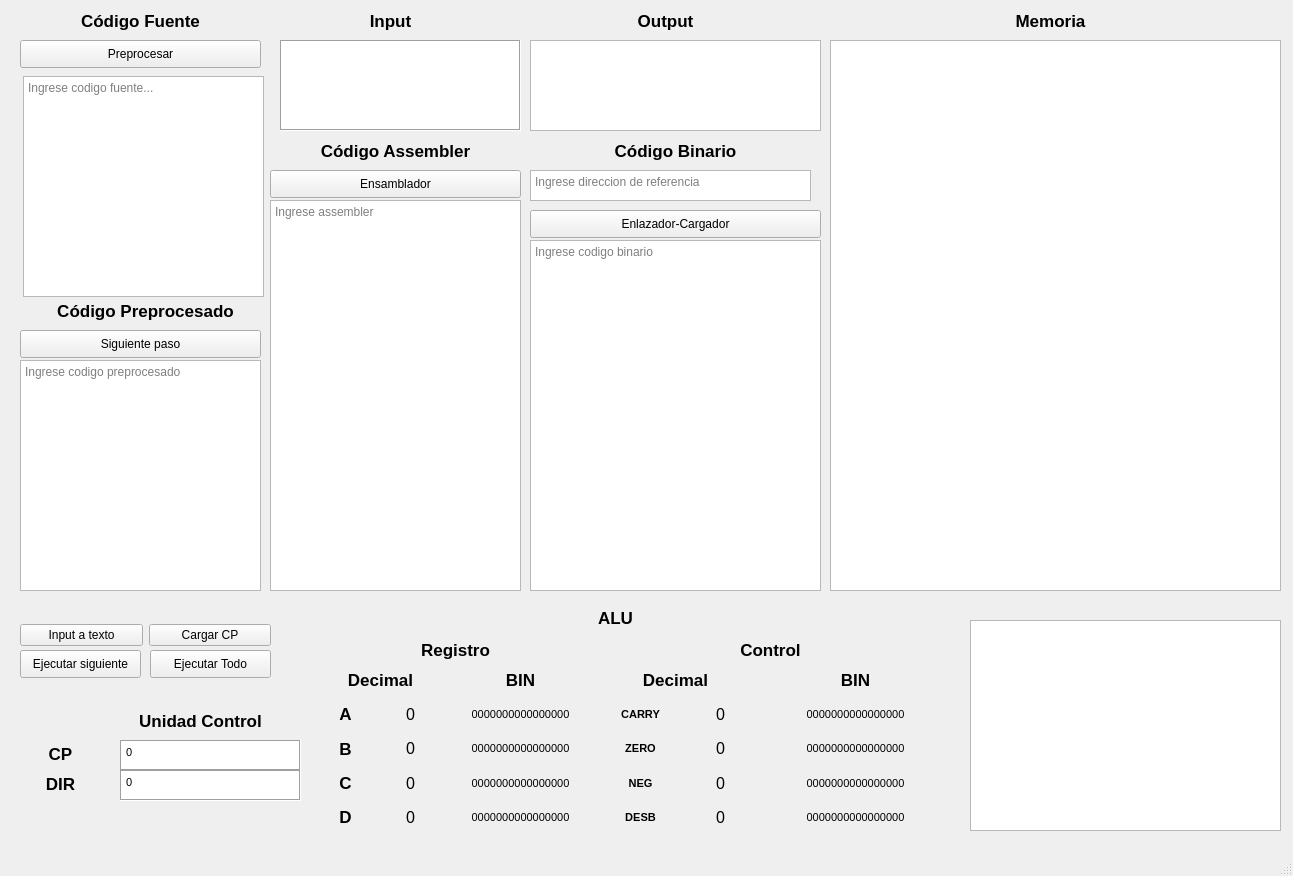
<?xml version="1.0" encoding="UTF-8"?>
<ui version="4.0">
 <class>MainWindow</class>
 <widget class="QMainWindow" name="MainWindow">
  <property name="geometry">
   <rect>
    <x>0</x>
    <y>0</y>
    <width>1293</width>
    <height>876</height>
   </rect>
  </property>
  <property name="windowTitle">
   <string>Taller 1</string>
  </property>
  <property name="windowIcon">
   <iconset>
    <normaloff>../../Downloads/6950499_preview.png</normaloff>../../Downloads/6950499_preview.png</iconset>
  </property>
  <widget class="QWidget" name="centralwidget">
   <widget class="QTextEdit" name="Input">
    <property name="geometry">
     <rect>
      <x>280</x>
      <y>40</y>
      <width>241</width>
      <height>91</height>
     </rect>
    </property>
    <property name="frameShape">
     <enum>QFrame::Box</enum>
    </property>
    <property name="html">
     <string>&lt;!DOCTYPE HTML PUBLIC &quot;-//W3C//DTD HTML 4.0//EN&quot; &quot;http://www.w3.org/TR/REC-html40/strict.dtd&quot;&gt;
&lt;html&gt;&lt;head&gt;&lt;meta name=&quot;qrichtext&quot; content=&quot;1&quot; /&gt;&lt;style type=&quot;text/css&quot;&gt;
p, li { white-space: pre-wrap; }
&lt;/style&gt;&lt;/head&gt;&lt;body style=&quot; font-family:'MS Shell Dlg 2'; font-size:7.8pt; font-weight:400; font-style:normal;&quot;&gt;
&lt;p style=&quot;-qt-paragraph-type:empty; margin-top:0px; margin-bottom:0px; margin-left:0px; margin-right:0px; -qt-block-indent:0; text-indent:0px; font-size:8.25pt;&quot;&gt;&lt;br /&gt;&lt;/p&gt;&lt;/body&gt;&lt;/html&gt;</string>
    </property>
   </widget>
   <widget class="QLabel" name="label">
    <property name="geometry">
     <rect>
      <x>350</x>
      <y>10</y>
      <width>81</width>
      <height>21</height>
     </rect>
    </property>
    <property name="font">
     <font>
      <pointsize>13</pointsize>
      <weight>75</weight>
      <bold>true</bold>
     </font>
    </property>
    <property name="text">
     <string>Input</string>
    </property>
    <property name="alignment">
     <set>Qt::AlignCenter</set>
    </property>
   </widget>
   <widget class="QLabel" name="label_2">
    <property name="geometry">
     <rect>
      <x>610</x>
      <y>10</y>
      <width>111</width>
      <height>21</height>
     </rect>
    </property>
    <property name="font">
     <font>
      <pointsize>13</pointsize>
      <weight>75</weight>
      <bold>true</bold>
     </font>
    </property>
    <property name="text">
     <string>Output</string>
    </property>
    <property name="alignment">
     <set>Qt::AlignCenter</set>
    </property>
   </widget>
   <widget class="QLabel" name="label_3">
    <property name="geometry">
     <rect>
      <x>410</x>
      <y>610</y>
      <width>411</width>
      <height>16</height>
     </rect>
    </property>
    <property name="font">
     <font>
      <pointsize>13</pointsize>
      <weight>75</weight>
      <bold>true</bold>
     </font>
    </property>
    <property name="text">
     <string>ALU</string>
    </property>
    <property name="alignment">
     <set>Qt::AlignCenter</set>
    </property>
   </widget>
   <widget class="QLabel" name="label_4">
    <property name="geometry">
     <rect>
      <x>320</x>
      <y>640</y>
      <width>271</width>
      <height>20</height>
     </rect>
    </property>
    <property name="font">
     <font>
      <pointsize>13</pointsize>
      <weight>75</weight>
      <bold>true</bold>
     </font>
    </property>
    <property name="text">
     <string>Registro</string>
    </property>
    <property name="alignment">
     <set>Qt::AlignCenter</set>
    </property>
   </widget>
   <widget class="QLabel" name="label_5">
    <property name="geometry">
     <rect>
      <x>600</x>
      <y>640</y>
      <width>341</width>
      <height>20</height>
     </rect>
    </property>
    <property name="font">
     <font>
      <pointsize>13</pointsize>
      <weight>75</weight>
      <bold>true</bold>
     </font>
    </property>
    <property name="text">
     <string>Control</string>
    </property>
    <property name="alignment">
     <set>Qt::AlignCenter</set>
    </property>
   </widget>
   <widget class="QWidget" name="verticalLayoutWidget">
    <property name="geometry">
     <rect>
      <x>320</x>
      <y>700</y>
      <width>51</width>
      <height>131</height>
     </rect>
    </property>
    <layout class="QVBoxLayout" name="verticalLayout_2">
     <item>
      <widget class="QLabel" name="label_8">
       <property name="font">
        <font>
         <pointsize>13</pointsize>
         <weight>75</weight>
         <bold>true</bold>
        </font>
       </property>
       <property name="text">
        <string>A</string>
       </property>
       <property name="alignment">
        <set>Qt::AlignCenter</set>
       </property>
      </widget>
     </item>
     <item>
      <widget class="QLabel" name="label_7">
       <property name="font">
        <font>
         <pointsize>13</pointsize>
         <weight>75</weight>
         <bold>true</bold>
        </font>
       </property>
       <property name="text">
        <string>B</string>
       </property>
       <property name="alignment">
        <set>Qt::AlignCenter</set>
       </property>
      </widget>
     </item>
     <item>
      <widget class="QLabel" name="label_6">
       <property name="font">
        <font>
         <pointsize>13</pointsize>
         <weight>75</weight>
         <bold>true</bold>
        </font>
       </property>
       <property name="text">
        <string>C</string>
       </property>
       <property name="alignment">
        <set>Qt::AlignCenter</set>
       </property>
      </widget>
     </item>
     <item>
      <widget class="QLabel" name="label_9">
       <property name="font">
        <font>
         <pointsize>13</pointsize>
         <weight>75</weight>
         <bold>true</bold>
        </font>
       </property>
       <property name="text">
        <string>D</string>
       </property>
       <property name="alignment">
        <set>Qt::AlignCenter</set>
       </property>
      </widget>
     </item>
    </layout>
   </widget>
   <widget class="QLabel" name="label_10">
    <property name="geometry">
     <rect>
      <x>320</x>
      <y>670</y>
      <width>121</width>
      <height>20</height>
     </rect>
    </property>
    <property name="font">
     <font>
      <pointsize>13</pointsize>
      <weight>75</weight>
      <bold>true</bold>
     </font>
    </property>
    <property name="text">
     <string>Decimal</string>
    </property>
    <property name="alignment">
     <set>Qt::AlignCenter</set>
    </property>
   </widget>
   <widget class="QWidget" name="verticalLayoutWidget_2">
    <property name="geometry">
     <rect>
      <x>380</x>
      <y>700</y>
      <width>61</width>
      <height>131</height>
     </rect>
    </property>
    <layout class="QVBoxLayout" name="verticalLayout_3">
     <item>
      <widget class="QLabel" name="REG_A">
       <property name="font">
        <font>
         <pointsize>12</pointsize>
         <weight>50</weight>
         <bold>false</bold>
        </font>
       </property>
       <property name="text">
        <string>0</string>
       </property>
       <property name="alignment">
        <set>Qt::AlignCenter</set>
       </property>
      </widget>
     </item>
     <item>
      <widget class="QLabel" name="REG_B">
       <property name="font">
        <font>
         <pointsize>12</pointsize>
         <weight>50</weight>
         <bold>false</bold>
        </font>
       </property>
       <property name="text">
        <string>0</string>
       </property>
       <property name="alignment">
        <set>Qt::AlignCenter</set>
       </property>
      </widget>
     </item>
     <item>
      <widget class="QLabel" name="REG_C">
       <property name="font">
        <font>
         <pointsize>12</pointsize>
         <weight>50</weight>
         <bold>false</bold>
        </font>
       </property>
       <property name="text">
        <string>0</string>
       </property>
       <property name="alignment">
        <set>Qt::AlignCenter</set>
       </property>
      </widget>
     </item>
     <item>
      <widget class="QLabel" name="REG_D">
       <property name="font">
        <font>
         <pointsize>12</pointsize>
         <weight>50</weight>
         <bold>false</bold>
        </font>
       </property>
       <property name="text">
        <string>0</string>
       </property>
       <property name="alignment">
        <set>Qt::AlignCenter</set>
       </property>
      </widget>
     </item>
    </layout>
   </widget>
   <widget class="QWidget" name="verticalLayoutWidget_3">
    <property name="geometry">
     <rect>
      <x>450</x>
      <y>700</y>
      <width>141</width>
      <height>131</height>
     </rect>
    </property>
    <layout class="QVBoxLayout" name="verticalLayout_4">
     <item>
      <widget class="QLabel" name="BIN_A">
       <property name="font">
        <font>
         <pointsize>8</pointsize>
         <weight>50</weight>
         <bold>false</bold>
        </font>
       </property>
       <property name="text">
        <string>0000000000000000</string>
       </property>
       <property name="alignment">
        <set>Qt::AlignCenter</set>
       </property>
      </widget>
     </item>
     <item>
      <widget class="QLabel" name="BIN_B">
       <property name="font">
        <font>
         <pointsize>8</pointsize>
         <weight>50</weight>
         <bold>false</bold>
        </font>
       </property>
       <property name="text">
        <string>0000000000000000</string>
       </property>
       <property name="alignment">
        <set>Qt::AlignCenter</set>
       </property>
      </widget>
     </item>
     <item>
      <widget class="QLabel" name="BIN_C">
       <property name="font">
        <font>
         <pointsize>8</pointsize>
         <weight>50</weight>
         <bold>false</bold>
        </font>
       </property>
       <property name="text">
        <string>0000000000000000</string>
       </property>
       <property name="alignment">
        <set>Qt::AlignCenter</set>
       </property>
      </widget>
     </item>
     <item>
      <widget class="QLabel" name="BIN_D">
       <property name="font">
        <font>
         <pointsize>8</pointsize>
         <weight>50</weight>
         <bold>false</bold>
        </font>
       </property>
       <property name="text">
        <string>0000000000000000</string>
       </property>
       <property name="alignment">
        <set>Qt::AlignCenter</set>
       </property>
      </widget>
     </item>
    </layout>
   </widget>
   <widget class="QLabel" name="label_11">
    <property name="geometry">
     <rect>
      <x>450</x>
      <y>670</y>
      <width>141</width>
      <height>20</height>
     </rect>
    </property>
    <property name="font">
     <font>
      <pointsize>13</pointsize>
      <weight>75</weight>
      <bold>true</bold>
     </font>
    </property>
    <property name="text">
     <string>BIN</string>
    </property>
    <property name="alignment">
     <set>Qt::AlignCenter</set>
    </property>
   </widget>
   <widget class="QWidget" name="verticalLayoutWidget_4">
    <property name="geometry">
     <rect>
      <x>600</x>
      <y>700</y>
      <width>81</width>
      <height>131</height>
     </rect>
    </property>
    <layout class="QVBoxLayout" name="verticalLayout_5">
     <item>
      <widget class="QLabel" name="label_12">
       <property name="font">
        <font>
         <pointsize>8</pointsize>
         <weight>75</weight>
         <bold>true</bold>
        </font>
       </property>
       <property name="text">
        <string>CARRY</string>
       </property>
       <property name="alignment">
        <set>Qt::AlignCenter</set>
       </property>
      </widget>
     </item>
     <item>
      <widget class="QLabel" name="label_13">
       <property name="font">
        <font>
         <pointsize>8</pointsize>
         <weight>75</weight>
         <bold>true</bold>
        </font>
       </property>
       <property name="text">
        <string>ZERO</string>
       </property>
       <property name="alignment">
        <set>Qt::AlignCenter</set>
       </property>
      </widget>
     </item>
     <item>
      <widget class="QLabel" name="label_14">
       <property name="font">
        <font>
         <pointsize>8</pointsize>
         <weight>75</weight>
         <bold>true</bold>
        </font>
       </property>
       <property name="text">
        <string>NEG</string>
       </property>
       <property name="alignment">
        <set>Qt::AlignCenter</set>
       </property>
      </widget>
     </item>
     <item>
      <widget class="QLabel" name="label_15">
       <property name="font">
        <font>
         <pointsize>8</pointsize>
         <weight>75</weight>
         <bold>true</bold>
        </font>
       </property>
       <property name="text">
        <string>DESB</string>
       </property>
       <property name="alignment">
        <set>Qt::AlignCenter</set>
       </property>
      </widget>
     </item>
    </layout>
   </widget>
   <widget class="QLabel" name="label_16">
    <property name="geometry">
     <rect>
      <x>600</x>
      <y>670</y>
      <width>151</width>
      <height>20</height>
     </rect>
    </property>
    <property name="font">
     <font>
      <pointsize>13</pointsize>
      <weight>75</weight>
      <bold>true</bold>
     </font>
    </property>
    <property name="text">
     <string>Decimal</string>
    </property>
    <property name="alignment">
     <set>Qt::AlignCenter</set>
    </property>
   </widget>
   <widget class="QLabel" name="label_17">
    <property name="geometry">
     <rect>
      <x>760</x>
      <y>670</y>
      <width>191</width>
      <height>20</height>
     </rect>
    </property>
    <property name="font">
     <font>
      <pointsize>13</pointsize>
      <weight>75</weight>
      <bold>true</bold>
     </font>
    </property>
    <property name="text">
     <string>BIN</string>
    </property>
    <property name="alignment">
     <set>Qt::AlignCenter</set>
    </property>
   </widget>
   <widget class="QWidget" name="verticalLayoutWidget_5">
    <property name="geometry">
     <rect>
      <x>690</x>
      <y>700</y>
      <width>61</width>
      <height>131</height>
     </rect>
    </property>
    <layout class="QVBoxLayout" name="verticalLayout_6">
     <item>
      <widget class="QLabel" name="REG_Carry">
       <property name="font">
        <font>
         <pointsize>12</pointsize>
         <weight>50</weight>
         <bold>false</bold>
        </font>
       </property>
       <property name="text">
        <string>0</string>
       </property>
       <property name="alignment">
        <set>Qt::AlignCenter</set>
       </property>
      </widget>
     </item>
     <item>
      <widget class="QLabel" name="REG_Zero">
       <property name="font">
        <font>
         <pointsize>12</pointsize>
         <weight>50</weight>
         <bold>false</bold>
        </font>
       </property>
       <property name="text">
        <string>0</string>
       </property>
       <property name="alignment">
        <set>Qt::AlignCenter</set>
       </property>
      </widget>
     </item>
     <item>
      <widget class="QLabel" name="REG_Neg">
       <property name="font">
        <font>
         <pointsize>12</pointsize>
         <weight>50</weight>
         <bold>false</bold>
        </font>
       </property>
       <property name="text">
        <string>0</string>
       </property>
       <property name="alignment">
        <set>Qt::AlignCenter</set>
       </property>
      </widget>
     </item>
     <item>
      <widget class="QLabel" name="REG_Desb">
       <property name="font">
        <font>
         <pointsize>12</pointsize>
         <weight>50</weight>
         <bold>false</bold>
        </font>
       </property>
       <property name="text">
        <string>0</string>
       </property>
       <property name="alignment">
        <set>Qt::AlignCenter</set>
       </property>
      </widget>
     </item>
    </layout>
   </widget>
   <widget class="QWidget" name="verticalLayoutWidget_6">
    <property name="geometry">
     <rect>
      <x>760</x>
      <y>700</y>
      <width>191</width>
      <height>131</height>
     </rect>
    </property>
    <layout class="QVBoxLayout" name="verticalLayout_7">
     <item>
      <widget class="QLabel" name="BIN_Neg">
       <property name="font">
        <font>
         <pointsize>8</pointsize>
         <weight>50</weight>
         <bold>false</bold>
        </font>
       </property>
       <property name="text">
        <string>0000000000000000</string>
       </property>
       <property name="alignment">
        <set>Qt::AlignCenter</set>
       </property>
      </widget>
     </item>
     <item>
      <widget class="QLabel" name="BIN_Zero">
       <property name="font">
        <font>
         <pointsize>8</pointsize>
         <weight>50</weight>
         <bold>false</bold>
        </font>
       </property>
       <property name="text">
        <string>0000000000000000</string>
       </property>
       <property name="alignment">
        <set>Qt::AlignCenter</set>
       </property>
      </widget>
     </item>
     <item>
      <widget class="QLabel" name="BIN_Carry">
       <property name="font">
        <font>
         <pointsize>8</pointsize>
         <weight>50</weight>
         <bold>false</bold>
        </font>
       </property>
       <property name="text">
        <string>0000000000000000</string>
       </property>
       <property name="alignment">
        <set>Qt::AlignCenter</set>
       </property>
      </widget>
     </item>
     <item>
      <widget class="QLabel" name="BIN_Desb">
       <property name="font">
        <font>
         <pointsize>8</pointsize>
         <weight>50</weight>
         <bold>false</bold>
        </font>
       </property>
       <property name="text">
        <string>0000000000000000</string>
       </property>
       <property name="alignment">
        <set>Qt::AlignCenter</set>
       </property>
      </widget>
     </item>
    </layout>
   </widget>
   <widget class="QLabel" name="label_18">
    <property name="geometry">
     <rect>
      <x>20</x>
      <y>710</y>
      <width>361</width>
      <height>21</height>
     </rect>
    </property>
    <property name="font">
     <font>
      <pointsize>13</pointsize>
      <weight>75</weight>
      <bold>true</bold>
     </font>
    </property>
    <property name="text">
     <string>Unidad Control</string>
    </property>
    <property name="alignment">
     <set>Qt::AlignCenter</set>
    </property>
   </widget>
   <widget class="QWidget" name="horizontalLayoutWidget">
    <property name="geometry">
     <rect>
      <x>20</x>
      <y>620</y>
      <width>251</width>
      <height>30</height>
     </rect>
    </property>
    <layout class="QHBoxLayout" name="horizontalLayout_3">
     <item>
      <widget class="QPushButton" name="input_button">
       <property name="text">
        <string>Input a texto</string>
       </property>
      </widget>
     </item>
     <item>
      <widget class="QPushButton" name="Charge_cp">
       <property name="text">
        <string>Cargar CP</string>
       </property>
      </widget>
     </item>
    </layout>
   </widget>
   <widget class="QLabel" name="label_21">
    <property name="geometry">
     <rect>
      <x>960</x>
      <y>10</y>
      <width>181</width>
      <height>21</height>
     </rect>
    </property>
    <property name="font">
     <font>
      <pointsize>13</pointsize>
      <weight>75</weight>
      <bold>true</bold>
     </font>
    </property>
    <property name="text">
     <string>Memoria</string>
    </property>
    <property name="alignment">
     <set>Qt::AlignCenter</set>
    </property>
   </widget>
   <widget class="QTextEdit" name="CP_Set">
    <property name="geometry">
     <rect>
      <x>120</x>
      <y>740</y>
      <width>181</width>
      <height>31</height>
     </rect>
    </property>
    <property name="frameShape">
     <enum>QFrame::Box</enum>
    </property>
    <property name="html">
     <string>&lt;!DOCTYPE HTML PUBLIC &quot;-//W3C//DTD HTML 4.0//EN&quot; &quot;http://www.w3.org/TR/REC-html40/strict.dtd&quot;&gt;
&lt;html&gt;&lt;head&gt;&lt;meta name=&quot;qrichtext&quot; content=&quot;1&quot; /&gt;&lt;style type=&quot;text/css&quot;&gt;
p, li { white-space: pre-wrap; }
&lt;/style&gt;&lt;/head&gt;&lt;body style=&quot; font-family:'MS Shell Dlg 2'; font-size:7.8pt; font-weight:400; font-style:normal;&quot;&gt;
&lt;p style=&quot; margin-top:0px; margin-bottom:0px; margin-left:0px; margin-right:0px; -qt-block-indent:0; text-indent:0px;&quot;&gt;&lt;span style=&quot; font-size:8.25pt;&quot;&gt;0&lt;/span&gt;&lt;/p&gt;&lt;/body&gt;&lt;/html&gt;</string>
    </property>
   </widget>
   <widget class="QTextEdit" name="DIR">
    <property name="geometry">
     <rect>
      <x>120</x>
      <y>770</y>
      <width>181</width>
      <height>31</height>
     </rect>
    </property>
    <property name="frameShape">
     <enum>QFrame::Box</enum>
    </property>
    <property name="html">
     <string>&lt;!DOCTYPE HTML PUBLIC &quot;-//W3C//DTD HTML 4.0//EN&quot; &quot;http://www.w3.org/TR/REC-html40/strict.dtd&quot;&gt;
&lt;html&gt;&lt;head&gt;&lt;meta name=&quot;qrichtext&quot; content=&quot;1&quot; /&gt;&lt;style type=&quot;text/css&quot;&gt;
p, li { white-space: pre-wrap; }
&lt;/style&gt;&lt;/head&gt;&lt;body style=&quot; font-family:'MS Shell Dlg 2'; font-size:7.8pt; font-weight:400; font-style:normal;&quot;&gt;
&lt;p style=&quot; margin-top:0px; margin-bottom:0px; margin-left:0px; margin-right:0px; -qt-block-indent:0; text-indent:0px;&quot;&gt;&lt;span style=&quot; font-size:8.25pt;&quot;&gt;0&lt;/span&gt;&lt;/p&gt;&lt;/body&gt;&lt;/html&gt;</string>
    </property>
   </widget>
   <widget class="QLabel" name="label_22">
    <property name="geometry">
     <rect>
      <x>10</x>
      <y>740</y>
      <width>101</width>
      <height>28</height>
     </rect>
    </property>
    <property name="font">
     <font>
      <pointsize>13</pointsize>
      <weight>75</weight>
      <bold>true</bold>
     </font>
    </property>
    <property name="text">
     <string>CP</string>
    </property>
    <property name="alignment">
     <set>Qt::AlignCenter</set>
    </property>
   </widget>
   <widget class="QLabel" name="label_23">
    <property name="geometry">
     <rect>
      <x>10</x>
      <y>770</y>
      <width>101</width>
      <height>28</height>
     </rect>
    </property>
    <property name="font">
     <font>
      <pointsize>13</pointsize>
      <weight>75</weight>
      <bold>true</bold>
     </font>
    </property>
    <property name="text">
     <string>DIR</string>
    </property>
    <property name="alignment">
     <set>Qt::AlignCenter</set>
    </property>
   </widget>
   <widget class="QLabel" name="label_24">
    <property name="geometry">
     <rect>
      <x>20</x>
      <y>10</y>
      <width>241</width>
      <height>21</height>
     </rect>
    </property>
    <property name="font">
     <font>
      <pointsize>13</pointsize>
      <weight>75</weight>
      <bold>true</bold>
     </font>
    </property>
    <property name="text">
     <string>Código Fuente</string>
    </property>
    <property name="alignment">
     <set>Qt::AlignCenter</set>
    </property>
   </widget>
   <widget class="QPushButton" name="preprocesar_button">
    <property name="geometry">
     <rect>
      <x>20</x>
      <y>40</y>
      <width>241</width>
      <height>28</height>
     </rect>
    </property>
    <property name="text">
     <string>Preprocesar</string>
    </property>
   </widget>
   <widget class="QLabel" name="label_25">
    <property name="geometry">
     <rect>
      <x>20</x>
      <y>300</y>
      <width>251</width>
      <height>21</height>
     </rect>
    </property>
    <property name="font">
     <font>
      <pointsize>13</pointsize>
      <weight>75</weight>
      <bold>true</bold>
     </font>
    </property>
    <property name="text">
     <string>Código Preprocesado</string>
    </property>
    <property name="alignment">
     <set>Qt::AlignCenter</set>
    </property>
   </widget>
   <widget class="QPushButton" name="Compilar_button">
    <property name="geometry">
     <rect>
      <x>20</x>
      <y>330</y>
      <width>241</width>
      <height>28</height>
     </rect>
    </property>
    <property name="text">
     <string>Siguiente paso</string>
    </property>
   </widget>
   <widget class="QPushButton" name="ensamblador_button">
    <property name="geometry">
     <rect>
      <x>270</x>
      <y>170</y>
      <width>251</width>
      <height>28</height>
     </rect>
    </property>
    <property name="text">
     <string>Ensamblador</string>
    </property>
   </widget>
   <widget class="QLabel" name="label_26">
    <property name="geometry">
     <rect>
      <x>270</x>
      <y>140</y>
      <width>251</width>
      <height>21</height>
     </rect>
    </property>
    <property name="font">
     <font>
      <pointsize>13</pointsize>
      <weight>75</weight>
      <bold>true</bold>
     </font>
    </property>
    <property name="text">
     <string>Código Assembler</string>
    </property>
    <property name="alignment">
     <set>Qt::AlignCenter</set>
    </property>
   </widget>
   <widget class="QPushButton" name="Linker_button">
    <property name="geometry">
     <rect>
      <x>530</x>
      <y>210</y>
      <width>291</width>
      <height>28</height>
     </rect>
    </property>
    <property name="text">
     <string>Enlazador-Cargador</string>
    </property>
   </widget>
   <widget class="QLabel" name="label_27">
    <property name="geometry">
     <rect>
      <x>550</x>
      <y>140</y>
      <width>251</width>
      <height>21</height>
     </rect>
    </property>
    <property name="font">
     <font>
      <pointsize>13</pointsize>
      <weight>75</weight>
      <bold>true</bold>
     </font>
    </property>
    <property name="text">
     <string>Código Binario</string>
    </property>
    <property name="alignment">
     <set>Qt::AlignCenter</set>
    </property>
   </widget>
   <widget class="QPushButton" name="Read_Next_Instruction">
    <property name="geometry">
     <rect>
      <x>20</x>
      <y>650</y>
      <width>121</width>
      <height>28</height>
     </rect>
    </property>
    <property name="text">
     <string>Ejecutar siguiente</string>
    </property>
   </widget>
   <widget class="QTextEdit" name="codigofuente_input">
    <property name="geometry">
     <rect>
      <x>23</x>
      <y>76</y>
      <width>241</width>
      <height>221</height>
     </rect>
    </property>
    <property name="placeholderText">
     <string>Ingrese codigo fuente...</string>
    </property>
   </widget>
   <widget class="QTextEdit" name="codigo_preprocesado_input">
    <property name="geometry">
     <rect>
      <x>20</x>
      <y>360</y>
      <width>241</width>
      <height>231</height>
     </rect>
    </property>
    <property name="placeholderText">
     <string>Ingrese codigo preprocesado</string>
    </property>
   </widget>
   <widget class="QTextEdit" name="assembler_input">
    <property name="geometry">
     <rect>
      <x>270</x>
      <y>200</y>
      <width>251</width>
      <height>391</height>
     </rect>
    </property>
    <property name="placeholderText">
     <string>Ingrese assembler</string>
    </property>
   </widget>
   <widget class="QTextEdit" name="binary_input">
    <property name="geometry">
     <rect>
      <x>530</x>
      <y>240</y>
      <width>291</width>
      <height>351</height>
     </rect>
    </property>
    <property name="placeholderText">
     <string>Ingrese codigo binario</string>
    </property>
   </widget>
   <widget class="QTextEdit" name="linker_input">
    <property name="geometry">
     <rect>
      <x>530</x>
      <y>170</y>
      <width>281</width>
      <height>31</height>
     </rect>
    </property>
    <property name="placeholderText">
     <string>Ingrese direccion de referencia</string>
    </property>
   </widget>
   <widget class="QTextEdit" name="Output">
    <property name="geometry">
     <rect>
      <x>530</x>
      <y>40</y>
      <width>291</width>
      <height>91</height>
     </rect>
    </property>
   </widget>
   <widget class="QTableWidget" name="table_memoria">
    <property name="geometry">
     <rect>
      <x>830</x>
      <y>40</y>
      <width>451</width>
      <height>551</height>
     </rect>
    </property>
    <property name="sizePolicy">
     <sizepolicy hsizetype="Expanding" vsizetype="Expanding">
      <horstretch>3</horstretch>
      <verstretch>0</verstretch>
     </sizepolicy>
    </property>
   </widget>
   <widget class="QPushButton" name="Exxecute_instructions">
    <property name="geometry">
     <rect>
      <x>150</x>
      <y>650</y>
      <width>121</width>
      <height>28</height>
     </rect>
    </property>
    <property name="text">
     <string>Ejecutar Todo</string>
    </property>
   </widget>
   <widget class="QTableWidget" name="table_pila">
    <property name="geometry">
     <rect>
      <x>970</x>
      <y>620</y>
      <width>311</width>
      <height>211</height>
     </rect>
    </property>
    <property name="sizePolicy">
     <sizepolicy hsizetype="Expanding" vsizetype="Expanding">
      <horstretch>3</horstretch>
      <verstretch>0</verstretch>
     </sizepolicy>
    </property>
   </widget>
  </widget>
  <widget class="QMenuBar" name="menubar">
   <property name="geometry">
    <rect>
     <x>0</x>
     <y>0</y>
     <width>1293</width>
     <height>26</height>
    </rect>
   </property>
  </widget>
  <widget class="QStatusBar" name="statusbar"/>
 </widget>
 <resources/>
 <connections/>
</ui>
